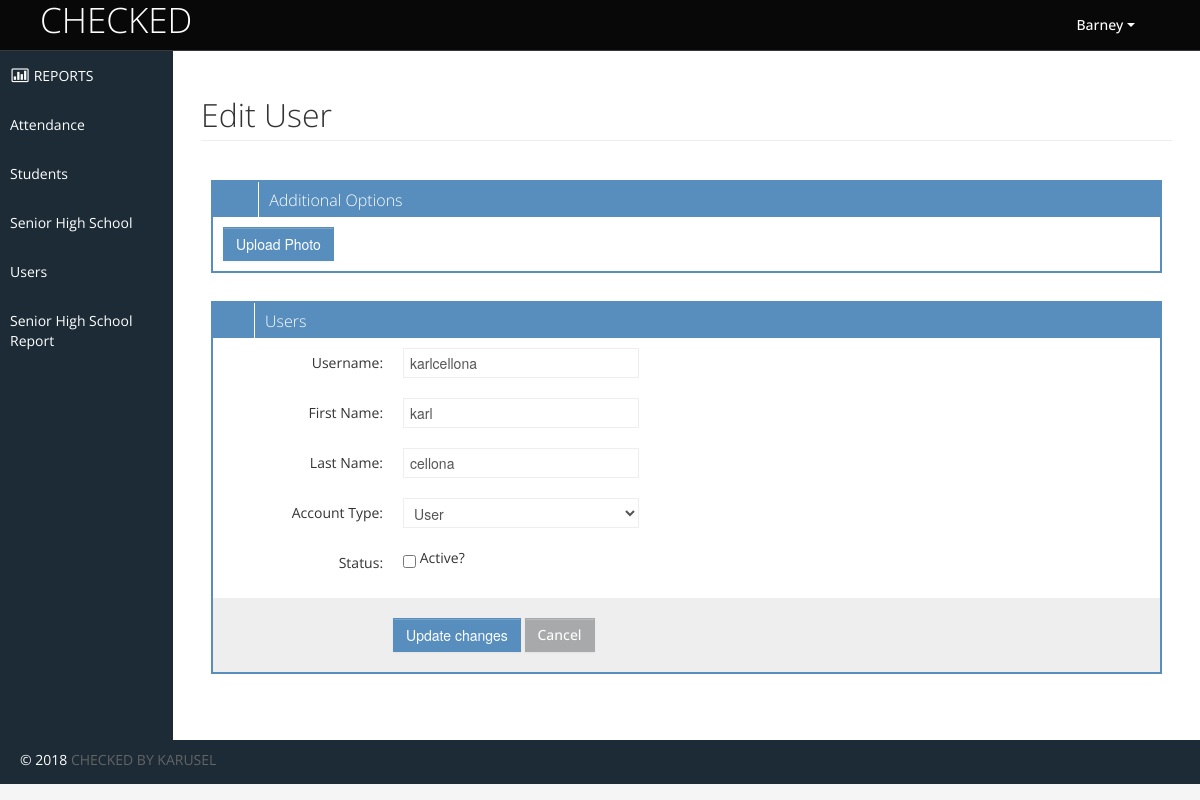
Screenshot of /project_zero/user_edit.php?id=32 (signed in) with the database file from the repository.
### tables this page shows
CREATE TABLE `users` (
  `id` int(11) NOT NULL,
  `username` varchar(65) NOT NULL,
  `email` varchar(65) NOT NULL,
  `password` varchar(125) NOT NULL,
  `firstname` varchar(65) NOT NULL,
  `lastname` varchar(65) NOT NULL,
  `acct_type` int(2) NOT NULL,
  `photo` varchar(65) NOT NULL,
  `status` int(2) NOT NULL
);

### project_zero/perfect_function.php (called while the page is built, shortened)
<?php
function getConnection()
{
	$servername = "localhost";
	$username = "root";
	$password = "";
	$dbname = "project_zero";
	$conn = new mysqli($servername, $username, $password, $dbname);
	return $conn;
}
function get_where($table_name, $id)
{
	$conn = getConnection();
	$sql = "SELECT * FROM $table_name where id=$id";
	$result = $conn->query($sql);
	return $result;
}
function base_url()
{
	$project_name = "project_zero";
	return "http://" . $_SERVER['SERVER_NAME'].'/'.$project_name.'/';
}
function _get_firstname_from_id($id)
{
	$user_data = get_where("users", $id);
	foreach ($user_data as $key => $row) {
		return $firstname = $row['firstname'];
	}
}
function _get_accttype_from_id($id)
{
	$user_data = get_where("users", $id);
	foreach ($user_data as $key => $row) {
		return $acct_type = $row['acct_type'];
	}
}

### project_zero/user_edit.php (the view, shortened to what this page needs)
<?php include "admin_header.php"; ?>
<h1 class="page-header">Edit User</h1>
<?php
	$id = $_GET['id'];
	$form_location = base_url()."user_edit_proc.php?id=".$id;
	$table_name = "users";
	$get_userData = get_where($table_name, $id);
	foreach ($get_userData as $key => $row) {
		$id =  $row['id'];
		$username =  $row['username'];
		$firstname =  $row['firstname'];
		$lastname = $row['lastname'];
		$acct_type = $row['acct_type'];
		$photo = $row['photo'];
		$status = $row['status'];
	}
	?>
<div class="box-content">
	<div class="row-fluid sortable">
		<div class="box span12">
			<div class="box-header" data-original-title>
				<h2>
					<i class="halflings-icon white file"></i>
					<span class="break"></span>Additional Options
				</h2>
			</div>
			<div class="box-content">
				<?php
				if ($photo == ""){
				?>
				<a href="<?= base_url() ?>user_uploadphoto.php?id=<?= $id ?>">
					<button type="button" class="btn btn-primary">Upload Photo</button>
				</a>
				<?php
				}
				?>
			</div>
		</div>
	</div>
	<div class="row-fluid sortable">
		<div class="box span12">
			<div class="box-header" data-original-title>
				<h2><i class="halflings-icon white file"></i><span class="break"></span>Users</h2>
			</div>
			<div class="box-content">
				<form class="form-horizontal" method="post" action="<?= $form_location ?>">
					<fieldset>
						<div class="control-group">
							<label class="control-label">Username:</label>
							<div class="controls">
								<input type="text" class="span4" name="username" value="<?= $username ?>" required>
							</div>
						</div>
						<div class="control-group">
							<label class="control-label">First Name:</label>
							<div class="controls">
								<input type="text" class="span4" name="firstname" value="<?= $firstname ?>" required>
							</div>
						</div>
						<div class="control-group">
							<label class="control-label">Last Name:</label>
							<div class="controls">
								<input type="text" class="span4" name="lastname" value="<?= $lastname ?>" required>
							</div>
						</div>
						<div class="control-group">
							<label class="control-label">Account Type:</label>
							<div class="controls">
								<select class="span4" name="acct_type" required>
									<?php
									if ($acct_type==1) {
									?>
										<option value="1">Admin</option>
										<option value="2">User</option>
									<?php
									} else {
									?>
										<option value="2">User</option>
									<?php
									}
									?>
								</select>
							</div>
						</div>
						<div class="control-group">
							<label class="control-label">Status:</label>
							<?php
							if ($status==1) {
								$attribute="checked";
							} else {
								$attribute="";
							}
							?>
							<div class="controls">
								<input type="checkbox" name="status" value="1" <?= $attribute ?>> Active?
							</div>
						</div>
						<div class="form-actions">
							<button type="submit" class="btn btn-primary" name="submit" value="Submit">Update changes</button>
							<a class="btn" href="user_manage.php">Cancel</a>
						</div>
						</div>
			</div>
		</div>
	</div>
</div>
<?php include "admin_footer.php"; ?>

### project_zero/admin_header.php (shortened to what this page needs)
<?php include "perfect_function.php";
?>
<!DOCTYPE html>
<html lang="en">
<head>
	  <link rel="stylesheet" href="http://code.jquery.com/ui/1.11.4/themes/smoothness/jquery-ui.css">
	<link id="bootstrap-style" href="<?= base_url() ?>adminfiles/css/bootstrap.min.css" rel="stylesheet">
	<link href="<?= base_url() ?>adminfiles/css/bootstrap-responsive.min.css" rel="stylesheet">
	<link id="base-style" href="<?= base_url() ?>adminfiles/css/style.css" rel="stylesheet">
	<link id="base-style-responsive" href="<?= base_url() ?>adminfiles/css/style-responsive.css" rel="stylesheet">
</head>
<body>
	<div class="navbar">
		<div class="navbar-inner">
			<div class="container-fluid">
				<a class="brand" href="#"><span>CHECKED</span></a>
				<div class="nav-no-collapse header-nav">
					<ul class="nav pull-right">
						<li class="dropdown">
							<a class="btn dropdown-toggle" data-toggle="dropdown" href="#">
								<i class="halflings-icon white user"></i> <?= _get_firstname_from_id($_SESSION['id']) ?>
								<span class="caret"></span>
							</a>
						</li>
					</ul>
				</div>
			</div>
		</div>
	</div>
		<div class="container-fluid-full">
		<div class="row-fluid">
			<div id="sidebar-left" class="span2">
				<div class="nav-collapse sidebar-nav">
					<ul class="nav nav-tabs nav-stacked main-menu">
						<li><a href="<?= base_url() ?>dashboard.php"><i class="icon-bar-chart"></i><span class="hidden-tablet"> REPORTS</span></a></li>
						<li><a href="#" data-toggle="modal" data-target="#exampleModal"><span class="hidden-tablet"> Attendance</span></a></li>
						<?php
						$acct_type = _get_accttype_from_id($_SESSION['id']);
						if ($acct_type==1){
						?>
						<li><a href="<?= base_url() ?>student_manage.php"><span class="hidden-tablet"> Students</span></a></li>
						<li><a href="<?= base_url() ?>strand_manage.php"><span class="hidden-tablet">Senior High School</span></a></li>
						<li><a href="<?= base_url() ?>user_manage.php"><span class="hidden-tablet"> Users</span></a></li>
						<?php
						}
						?>
						<li><a href="<?= base_url() ?>shs_report.php""><span class="hidden-tablet"> Senior High School Report</span></a></li>
					</ul>
				</div>
			</div>
			<div id="content" class="span10">

### project_zero/adminfiles/css/style.css (style rules this page uses)
body { background: #F5F5F5; color: #333; border: none; font-family: 'Open Sans', sans-serif; font-weight: 400; }
a { color: #646464; }
h1 { font-size: 32px; line-height: 32px; font-weight: 300; }
h2 { font-size: 16px; line-height: 16px; }
.navbar { margin-bottom: 0px; }
.navbar-inner { margin-bottom: 0px; min-height: 40px; padding-right: 20px; padding-left: 20px; background: #080808; filter: none; text-shadow: 1px 1px 1px #0a0c0e; border: none; color: #fff; -webkit-border-radius: 0px; -moz-border-radius: 0px; border-radius: 0px; *zoom: 1; border-bottom: 1px solid #38383D; }
.navbar-inner a { color: #7b7b7b; text-shadow: 0 -1px 1px #0b090a; }
.navbar-inner a i { margin-top: 2px; }
a.brand span { color: #fff; text-shadow: none; }
.header-nav { padding: 0px; color: #fff !important; background: #000 !important; }
.header-nav .nav { margin: 0px; }
.header-nav .btn { display: inline-block; padding: 21px 20px; margin-top: 0px; margin-left: 0px; font-size: 14px; line-height: 20px; text-align: center; text-shadow: none; vertical-align: middle; cursor: pointer; background: transparent; border-left: none; border-right: none; border-top: 0px; border-bottom: 0px; -webkit-border-radius: 0px; -moz-border-radius: 0px; border-radius: 0px; -webkit-box-shadow: none !important; -moz-box-shadow: none !important; box-shadow: none !important; }
.header-nav a.btn { color: #fff !important; text-shadow: none !important; padding: 15px 25px !important; }
.header-nav .btn .caret { border-top-color: #fff !important; border-bottom-color: #fff !important; }
#sidebar-left { background: #1C2B36; }
.sidebar-nav > ul { margin: 0px; padding-bottom: 1px; font-size: 14px; }
.nav-tabs.nav-stacked > li > a, .nav-tabs.nav-stacked > li > ul > li > a { padding: 15px 10px 14px 10px; color: #fff; border-top: none; border-bottom: 1px solid transparent; border-left: none; border-right: none; text-decoration: none; -webkit-border-radius: 0px; -moz-border-radius: 0px; border-radius: 0px; }
.nav-tabs.nav-stacked > li:last-child > a { border-bottom: 1px solid transparent; }
.nav-tabs.nav-stacked > li > a > i, .nav-tabs.nav-stacked > li > ul > li > a > i { opacity: 1; filter: alpha(opacity=100); -ms-filter:"progid:DXImageTransform.Microsoft.Alpha(Opacity=100)"; font-size: 16px; }
.nav-tabs.nav-stacked > li:first-child > a { margin: 0px 0px 0px 0px; -webkit-border-radius: 0px; -moz-border-radius: 0px; border-radius: 0px; }
.nav-tabs.nav-stacked > li:last-child > a { -webkit-border-radius: 0px; -moz-border-radius: 0px; border-radius: 0px; }
#content { background: #ffffff; filter: none; min-height: 100%; padding: 20px 20px; position: relative; }
.box { border: 2px solid #578EBE; background: #fff !important; margin-bottom: 28px; }
.box-header { height: 16px; font-size: 16px; line-height: 16px; padding: 10px; background: #578EBE; -webkit-box-shadow: none; -moz-box-shadow: none; box-shadow: none; overflow: hidden; }
.box-header h2 { float:left; margin-top: 0px; font-weight: 300; }
.box-header .box-icon, .box-header h2 { color:#fff; }
.box-header h2 i { margin: 0px 3px 0px 4px; opacity: .8; filter: alpha(opacity=80); -ms-filter:"progid:DXImageTransform.Microsoft.Alpha(Opacity=80)"; }
.box-content { position: relative; z-index: 50; margin-top: -1px; padding: 10px; background: #fff !important; }
.form-actions { padding: 19px 20px 20px; margin: 20px -10px -30px -10px; background-color: #eee; border-top: 1px solid #eee; *zoom: 1; }
.form-actions:before, .form-actions:after { display: table; line-height: 0; content: ""; }
.form-actions:after { clear: both; }
.btn { display: inline-block; padding: 6px 12px; margin-bottom: 0; font-size: 14px; font-weight: 500; line-height: 20px; text-align: center; white-space: nowrap; vertical-align: middle; cursor: pointer; border: 1px solid #a7a9aa; -webkit-border-radius: 0px !important; border-radius: 0px !important; }
.btn i { margin-top: 2px; }
.btn { color: #ffffff; background-color: #a7a9aa; border-color: #a7a9aa; background-image: none; filter: none; text-shadow: none; }
.btn-primary { background-color: #578EBE; border-color: #578EBE; }
.navbar .brand { font-size: 35px; }

### rows the page displays
users: firstname "Barney"
users: username "karlcellona", firstname "karl", lastname "cellona", acct_type "User"
